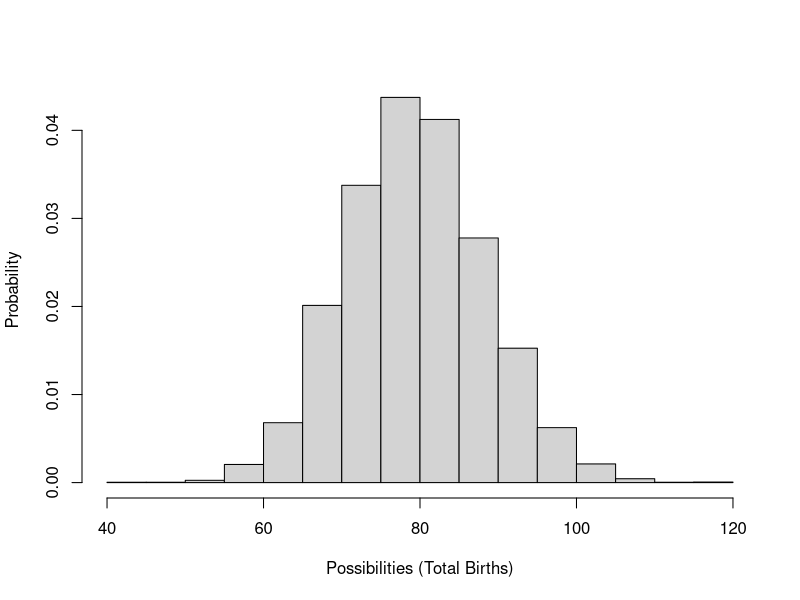
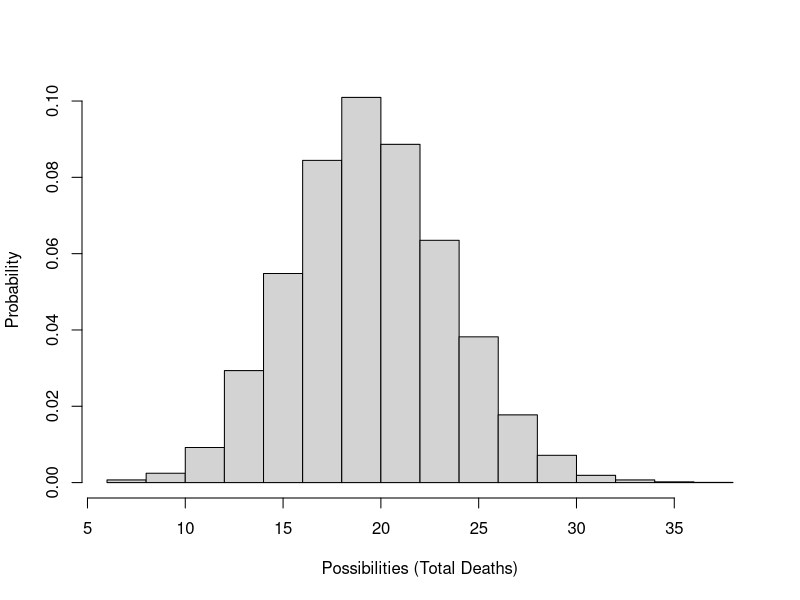
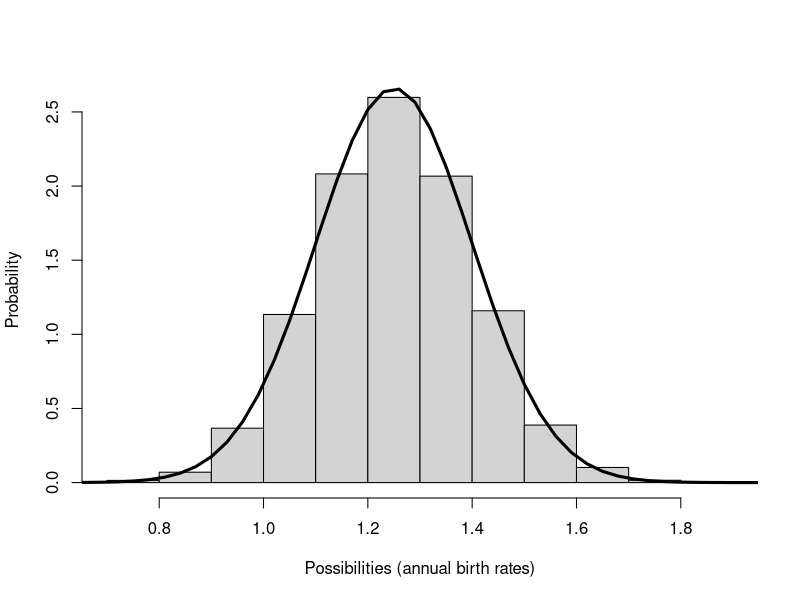
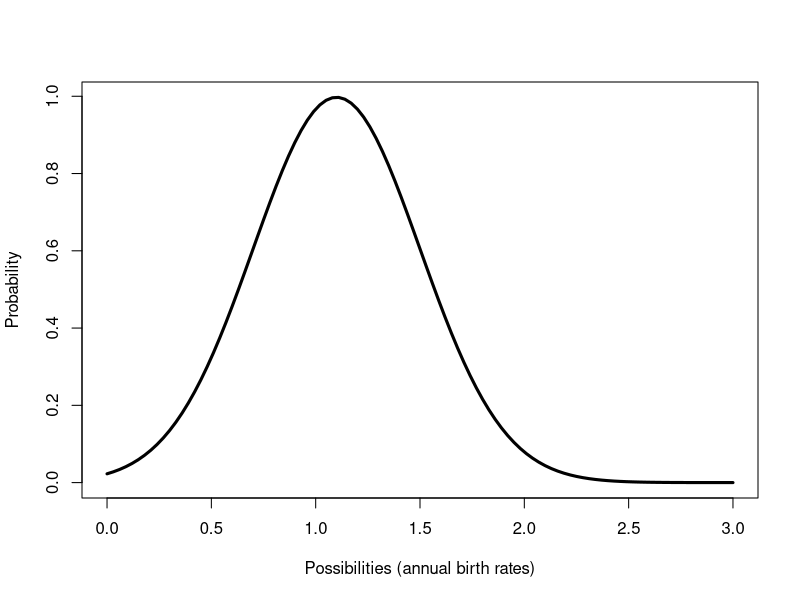

Write the R code that produced these figures, in order.

#  NRES 470, Lab 5    ------------------------------------                          
#  University of Nevada, Reno                        
#  Stochasticity and Uncertainty        



# Review random number generators in R ----------------------

# Poisson distribution (often used for modeling total annual births in a population)

hist(rpois(10000,(100*0.8)),main="",freq = F,ylab="Probability",xlab="Possibilities (Total Births)")


# Binomial distribution (often used to represent total survivors or deaths in a population model )

hist(rbinom(10000,100,0.2),main="",xlab="Possibilities (Total Deaths)",freq = F,ylab="Probability")


# Normal distribution (often used to model environmental stochasticity)

hist(rnorm(10000,mean=1.25,sd=0.15),main="",freq=F,xlab="Possibilities (annual birth rates)",ylab="Probability")
curve(dnorm(x,1.25,0.15),0,3,lwd=3,add=T)


# hist(rnorm(10000,mean=1.1,sd=0.4),main="",xlab="Possibilities (annual birth rates)",freq = F,ylab="Probability")

curve(dnorm(x,1.1,0.4),0,3,xlab="Possibilities (annual birth rates)",ylab="Probability",lwd=3)

